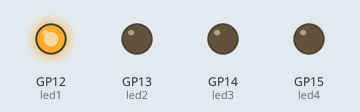
Recording of a program running on a simulated Raspberry Pi Pico running MicroPython. Parts: output pins drawn as LEDs (lit = HIGH). At 29.0 s the program stops and its outputs stay as they are.

Above: at 0.1 s.
At 3.1 s:
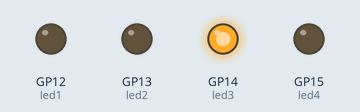
At 6.1 s:
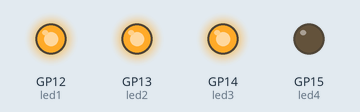
At 14.1 s:
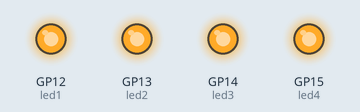
At 24.1 s:
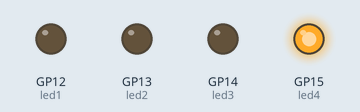
At 29.1 s:
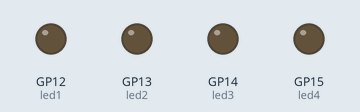
Timing chart, 0 to 30.5 s (numbered marks = the images above):
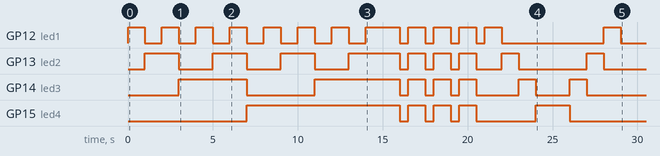

Measured:
- by itself, GP12 (led1): goes 7 × (HIGH 1.0 s, LOW 1.0 s), HIGH 2.0 s, 4 × (LOW 0.50 s, HIGH 1.0 s), LOW 6.0 s, HIGH 1.0 s, then LOW
- by itself, GP13 (led2): LOW → HIGH at 1.0 s, → LOW 2.0 s later, → HIGH 2.0 s later, → LOW 2.0 s later, … (18 changes in this stretch)
- by itself, GP14 (led3): LOW → HIGH at 3.0 s, → LOW 4.0 s later, → HIGH 4.0 s later, → LOW 5.0 s later, … (14 changes in this stretch)
- by itself, GP15 (led4): goes HIGH 9.0 s, 3 × (LOW 0.50 s, HIGH 1.0 s), LOW 3.5 s, HIGH 2.0 s, then LOW

The program:

main.py
```python
from machine import Pin
from time import sleep

led1=Pin(12, Pin.OUT)
led2=Pin(13, Pin.OUT)
led3=Pin(14, Pin.OUT)
led4=Pin(15, Pin.OUT)

def test():
    led1.value(1)
    led2.value(1)
    led3.value(1)
    led4.value(1)
    sleep(4)
    led1.value(0)
    led2.value(0)
    led3.value(0)
    led4.value(0)

def turnAllOff():
    led1.value(0)
    led2.value(0)
    led3.value(0)
    led4.value(0)

def n1():
    led1.value(1)
    sleep(1)
    led1.value(0)
def n2():
    led2.value(1)
    sleep(1)
    led2.value(0)
def n3():
    led1.value(1)
    led2.value(1)
    sleep(1)
    led1.value(0)
    led2.value(0)
def n4():
    led3.value(1)
    sleep(1)
    led3.value(0)
def n5():
    led1.value(1)
    led3.value(1)
    sleep(1)
def n6():
    led2.value(1)
    led3.value(1)
    sleep(1)
def n7():
    led1.value(1)
    led2.value(1)
    led3.value(1)
    sleep(1)

def n8():
    led4.value(1)
    sleep(1)

def n9():
    led1.value(1)
    led4.value(1)
    sleep(1)

def n10():
    led2(1)
    led4(1)
    sleep(1)

def n11():
    led1(1)
    led2(1)
    led4(1)
    sleep(1)

def n12():
    led3(1)
    led4(1)
    sleep(1)

def n13():
    led1(1)
    led3(1)
    led4(1)
    sleep(1)

def n14():
    led2(1)
    led3(1)
    led4(1)
    sleep(1)

def n15():
    led1(1)
    led2(1)
    led3(1)
    led4(1)
    sleep(1)


n1()
turnAllOff()
n2()
turnAllOff()
n3()
turnAllOff()
n4()
turnAllOff()
n5()
turnAllOff()
n6()
turnAllOff()
n7()
turnAllOff()
n8()
turnAllOff()
n9()
turnAllOff()
n10()
turnAllOff()
n11()
turnAllOff()
n12()
turnAllOff()
n13()
turnAllOff()
n14()
turnAllOff()
n15()
turnAllOff()

n15()
turnAllOff()
sleep(0.5)
n15()
turnAllOff()
sleep(0.5)
turnAllOff()
n15()
turnAllOff()
sleep(0.5)
n15()
turnAllOff()
sleep(0.5)
n1()
turnAllOff()
n2()
turnAllOff()
n4()
turnAllOff()
n8()
turnAllOff()
n8()
turnAllOff()
n4()
turnAllOff()
n2()
turnAllOff()
n1()
```
